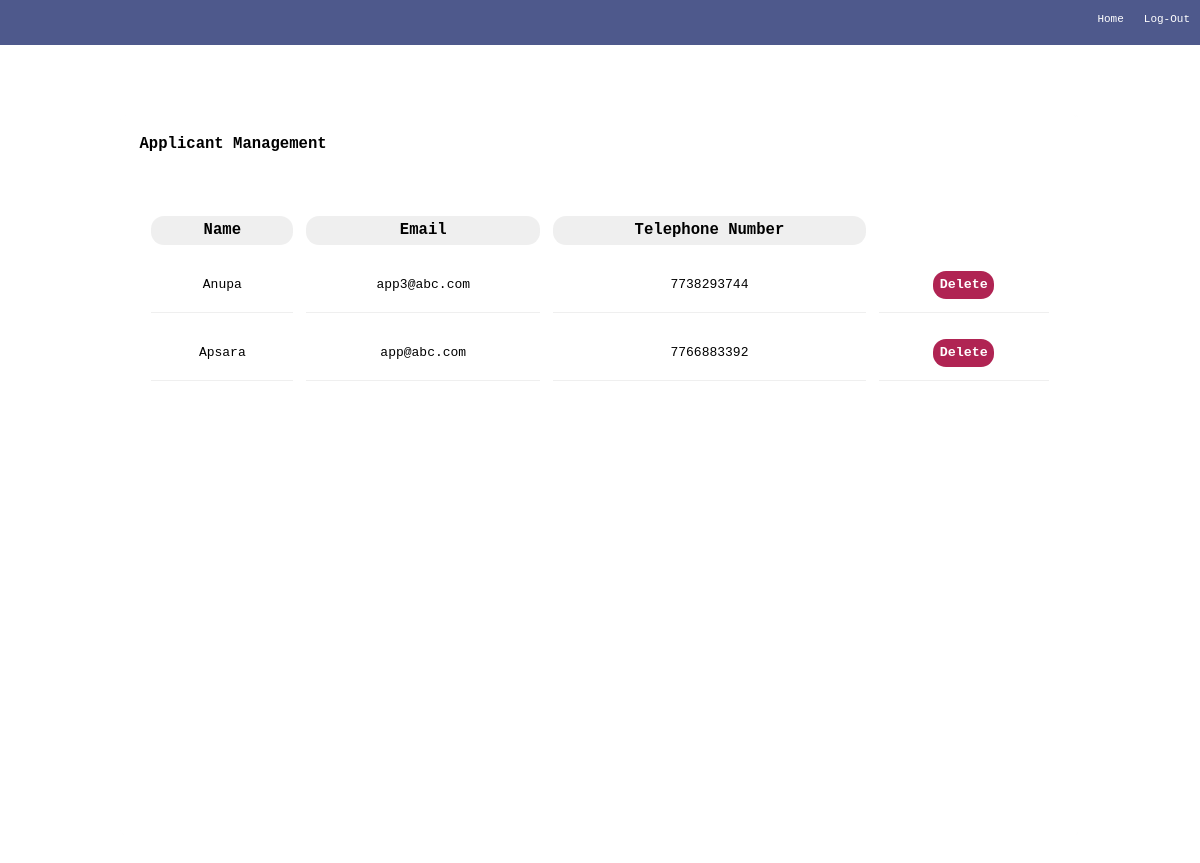
Screenshot of /admin/applicant.php?show=applicant with the database file from the repository.
### tables this page shows
CREATE TABLE `user` (
  `username` varchar(255) NOT NULL,
  `password` varchar(255) DEFAULT NULL,
  `view` varchar(255) DEFAULT NULL,
  `name` varchar(255) DEFAULT NULL,
  `email` varchar(255) DEFAULT NULL,
  `telephone` varchar(255) DEFAULT NULL
);

### admin/db.php (called while the page is built, shortened)
<?php
include("../php/db_conn.php");
if (isset($_GET['show'])) {
    switch ($_GET['show']) {
        case 'applicant':
            $sql = "SELECT * FROM user where view = 'Applicant';";
            $result = mysqli_query($conn, $sql) or die($conn->error);
            break;
    }
}

### admin/applicant.php (the view, shortened to what this page needs)
<!DOCTYPE html>
<html lang="en">
<head>
    <link rel="stylesheet" href="../css/admin.css">
    <link rel="stylesheet" href="../css/navbar.css">
</head>
<body>
<header>
        <nav>
            <ul>
                <li><a href="../logout.php">Log-Out</a></li>
                <li><a href="./home.php">Home</a></li>
            </ul>
        </nav>
</header>
    <div class="container">
        <div class="section blur">
            <div class="section-header">
                <h4 class="title">Applicant Management</h4>
            </div>
            <div class="section-body">
                <table>
                    <tr>
                        <th>Name</th>
                        <th>Email</th>
                        <th>Telephone Number</th>
                    </tr>
                    <?php
                        include('./db.php');
                        while($row = $result->fetch_assoc()){
                    ?>
                    <tr>
                        <td><?php echo $row['name'];?></td>
                        <td><?php echo $row['email'];?></td>
                        <td><?php echo $row['telephone'];?></td>
                        <td>
                        <a href="?deleteA=<?php echo $row['username'];?>"><button class="btn-delete">
                                Delete</button></a>
                        </td>
                    </tr>
                    <?php }?>
                </table>
            </div>
        </div>
</body>
</html>

### css/admin.css (style rules this page uses)
* { margin: 0; box-sizing: border-box; font-family: monospace; }
body { background-image: url('../images/login1.jpg'); background-repeat: no-repeat; background-size: cover; }
.section { display: flex; flex-direction: column; width: 80%; height: 90%; border-radius: 0.4rem; transition: all 0.5s ease-in; border: 0px; text-align: center; padding: 1rem; background-color: rgba(233, 233, 244, 0.3); }
.section-header { display: flex; margin-bottom: 3rem; }
.section-body { width: 100%; overflow-y: scroll; }
.container { display: flex; justify-content: center; align-items: center; height: 100vh; }
button { font-weight: bolder; border: 0; padding: 0.5rem; border-radius: 1rem; cursor: pointer; transition: all 0.5s ease-in; background-color: #111; color: #fff; }
.blur { box-shadow: inset 0px 0px 2px #fefefed1; backdrop-filter: saturate(100%) blur(1px); background-color: rgba(255, 255, 255, 0.2); }
table { padding: 0.4rem; transition: all 0.5s ease-in; border-spacing: 1rem 1rem; width: 100%; background-color: white; border-radius: 0.5rem; }
table th { background-color: #eeee; border-radius: 1rem; padding: 0.4rem; font-weight: bolder; font-size: 1.2rem; }
table td { padding: 1rem; border-bottom: 1px #efefef solid; }
.btn-delete { background-color: #b02453; }
.title { background-color: #FFf; border-radius: 0.3rem; padding: 0.5rem; font-size: larger; }

### css/navbar.css (style rules this page uses)
nav { height: 45px; width: 100%; margin-top: 0; margin-bottom: 30px; position: relative; }
nav ul { height: 100%; list-style: none; margin: 0; background-color: #4E598C; }
nav ul li { margin: 0; float: right; height: 100%; }
nav li a { display: block; text-decoration: none; color: white; padding: 13px 10px; margin: unset; text-align: left; font-size: 11px; }

### rows the page displays
user: name "Anupa", email "app3@abc.com", telephone "7738293744"
user: name "Apsara", email "app@abc.com", telephone "7766883392"
